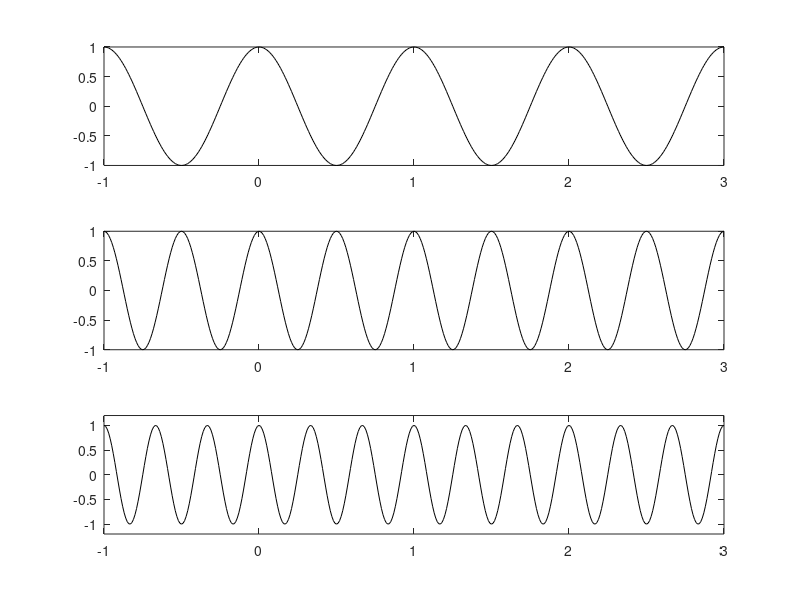

Reproduce this figure in MATLAB.
t=-1:0.01:3;
A=1;
phi=0;
f0=[1 2 3];

x1=A*cos(2*pi*f0(1)*t+phi);
x2=A*cos(2*pi*f0(2)*t+phi);
x3=A*cos(2*pi*f0(3)*t+phi);

% subplot 생성 방법
% subplot으로 plot이 위치할 곳을 정한다.
% subplot(3,1,1) 3행 1열에 1행
subplot(3,1,1);
plot(t, x1, 'k');
subplot(3,1,2);
plot(t, x2, 'k');
subplot(3,1,3);
plot(t, x3, 'k');
axis([-1 3 -1.2 1.2]);